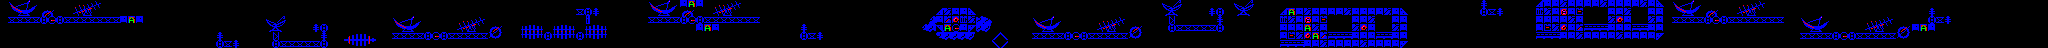

This is a level from a 2D game, rendered from its Tiled map with the project's own tilesets. A one-line summary and the complete map file follow:
An orthogonal 256x6 tile map with 8x8 px tiles, 1 tile layer (Listening Posts), 3 tilesets.

<map version="1.10" tiledversion="1.10.0" orientation="orthogonal" renderorder="right-down" width="256" height="6" tilewidth="8" tileheight="8" infinite="0" nextlayerid="2" nextobjectid="1">
 <tileset firstgid="1" source="tileSet.tsx" />
 <tileset firstgid="129" source="destructible.tsx" />
 <tileset firstgid="136" source="relay.tsx" />
 <layer id="1" name="Listening Posts" width="256" height="6">
  <data encoding="csv">
1,184,185,186,187,1,1,1,1,188,189,190,191,1,1,1,1,1,1,1,1,1,1,1,1,1,1,1,1,1,1,1,1,1,1,1,1,1,1,1,1,1,1,1,1,1,1,1,1,1,1,1,1,1,1,1,1,1,1,1,1,1,1,1,1,1,1,1,1,1,1,1,1,1,1,1,1,1,1,1,1,184,185,186,187,2,129,2,1,188,189,190,191,1,1,1,1,1,1,1,1,1,1,1,1,1,1,1,1,1,1,1,1,1,1,1,1,1,1,1,1,1,1,1,1,1,1,1,1,1,1,1,1,1,1,1,1,1,1,1,1,1,1,1,1,37,38,39,1,1,1,1,1,1,37,38,39,1,1,1,1,1,1,1,1,1,1,1,1,1,1,1,1,1,1,1,1,1,1,1,1,1,1,1,1,101,1,1,1,1,1,1,49,2,2,194,2,2,2,2,194,2,2,2,2,194,2,50,1,184,185,186,187,1,1,1,1,188,189,190,191,1,1,1,1,1,1,1,1,1,1,1,1,1,1,1,1,1,1,1,1,1,1,1,1,1,1,1,1,1,1,1,1,1,1,1,
1,196,197,198,199,192,193,1,1,200,201,202,203,1,1,1,1,1,1,1,1,1,1,1,1,1,1,1,1,1,1,1,1,1,1,1,1,1,1,1,1,1,1,1,1,1,1,1,1,1,1,1,1,1,1,1,1,1,1,1,1,1,1,1,1,1,1,1,1,1,1,1,17,20,101,1,1,1,1,1,1,196,197,198,199,192,193,1,1,200,201,202,203,1,1,1,1,1,1,1,1,1,1,1,1,1,1,1,1,1,1,1,1,1,1,1,1,49,194,2,2,50,1,1,1,1,1,1,1,1,1,1,1,1,1,1,1,1,1,1,1,1,1,1,1,53,54,55,1,1,1,101,20,1,53,54,55,1,1,1,49,129,2,194,2,2,2,2,194,2,2,2,2,194,2,50,1,1,1,1,1,1,1,1,1,20,17,101,1,1,1,1,206,194,2,131,2,195,1,1,1,2,2,194,1,1,2,2,1,196,197,198,199,192,193,1,1,200,201,202,203,1,1,1,1,1,1,1,1,1,1,1,1,1,1,1,1,1,1,1,1,101,1,1,1,1,1,1,1,1,1,1,1,1,1,1,
1,17,17,17,17,20,208,20,17,17,17,17,17,17,17,2,129,2,1,1,1,1,1,1,1,1,1,1,1,1,1,1,1,37,38,39,1,1,1,1,1,1,1,1,1,1,1,1,1,184,185,186,187,1,1,1,1,188,189,190,191,1,1,1,1,1,1,1,1,1,1,1,1,22,1,1,1,1,1,1,1,17,17,17,17,20,208,20,17,17,17,17,17,17,17,1,1,1,1,1,1,1,1,1,1,1,1,1,1,1,1,1,1,1,1,1,90,2,207,130,206,194,82,84,1,1,1,1,1,184,185,186,187,1,1,1,1,188,189,190,191,1,1,1,1,1,18,1,1,1,1,1,101,1,1,1,1,1,1,1,206,194,2,131,2,195,1,1,1,2,2,194,1,1,2,2,1,1,1,1,1,1,1,1,1,1,1,1,1,1,1,1,2,2,2,2,194,2,1,1,1,194,130,2,1,1,194,2,1,17,17,17,17,20,208,20,17,17,17,17,17,17,17,1,1,184,185,186,187,1,1,1,1,188,189,190,191,1,1,1,1,20,17,101,1,1,1,1,1,1,1,1,1,1,1,1,
1,1,1,1,1,1,1,1,1,1,1,1,1,1,1,1,1,1,1,1,1,1,1,1,1,1,1,1,1,1,1,1,1,53,54,55,1,1,1,101,20,1,1,1,1,1,1,1,1,196,197,198,199,1,1,1,1,200,201,202,203,192,193,1,1,42,43,44,1,42,43,44,1,42,43,44,1,1,1,1,1,1,1,1,1,1,1,2,129,2,1,1,1,1,1,1,1,1,1,1,101,1,1,1,1,1,1,1,1,1,1,1,1,1,1,94,85,51,129,208,2,52,85,87,1,1,1,1,1,196,197,198,199,1,1,1,1,200,201,202,203,192,193,1,1,1,20,17,17,17,17,17,20,1,1,1,1,1,1,1,2,2,2,129,194,2,1,1,1,194,130,2,1,1,194,2,1,1,1,1,1,1,1,1,1,1,1,1,1,1,1,1,2,195,194,132,2,207,104,104,104,2,2,2,104,104,2,2,1,1,1,1,1,1,1,1,1,1,1,1,1,1,1,1,1,196,197,198,199,1,1,1,1,200,201,202,203,192,193,2,129,2,1,1,1,1,1,1,1,1,1,1,1,1,1,1,
1,1,1,1,1,1,1,1,1,1,1,1,1,1,1,1,1,1,1,1,1,1,1,1,1,1,1,101,1,1,1,1,1,1,18,1,1,1,1,1,101,1,1,97,98,99,100,1,1,17,17,17,17,20,208,20,17,17,17,17,17,204,205,1,1,58,59,60,20,58,59,60,20,58,59,60,1,1,1,1,1,1,1,1,1,1,1,1,1,1,1,1,1,1,1,1,1,1,1,1,20,17,101,1,1,1,1,1,1,1,1,1,1,1,1,1,1,93,85,85,85,87,1,1,35,36,1,1,1,17,17,17,17,20,208,20,17,17,17,17,17,204,205,1,1,1,1,1,1,1,1,1,1,1,1,1,1,1,1,1,2,195,194,132,129,207,104,104,104,2,2,2,104,104,2,2,1,1,1,1,1,1,1,1,1,1,1,1,1,1,1,1,104,104,104,2,2,194,2,2,2,2,194,2,2,2,2,52,1,1,1,1,1,1,1,1,1,1,1,1,1,1,1,1,1,17,17,17,17,20,208,20,17,17,17,17,17,204,205,1,1,1,1,1,1,1,1,1,1,1,1,1,1,1,1,1,
1,1,1,1,1,1,1,1,1,1,1,1,1,1,1,1,1,1,1,1,1,1,1,1,1,1,1,20,17,101,1,1,1,1,20,17,17,17,17,17,20,1,1,113,114,115,116,1,1,1,1,1,1,1,1,1,1,1,1,1,1,1,1,1,1,1,1,1,1,1,1,1,1,1,1,1,1,1,1,1,1,1,1,1,1,1,1,1,1,1,1,1,1,1,1,1,1,1,1,1,1,1,1,1,1,1,1,1,1,1,1,1,1,1,1,1,1,1,1,1,1,1,1,1,36,35,1,1,1,1,1,1,1,1,1,1,1,1,1,1,1,1,1,1,1,1,1,1,1,1,1,1,1,1,1,1,1,1,1,1,104,104,104,2,2,194,2,2,2,2,194,2,2,2,2,52,1,1,1,1,1,1,1,1,1,1,1,1,1,1,1,1,1,1,1,1,1,1,1,1,1,1,1,1,1,1,1,1,1,1,1,1,1,1,1,1,1,1,1,1,1,1,1,1,1,1,1,1,1,1,1,1,1,1,1,1,1,1,1,1,1,1,1,1,1,1,1,1,1,1,1,1,1,1,1,1
</data>
 </layer>
</map>
